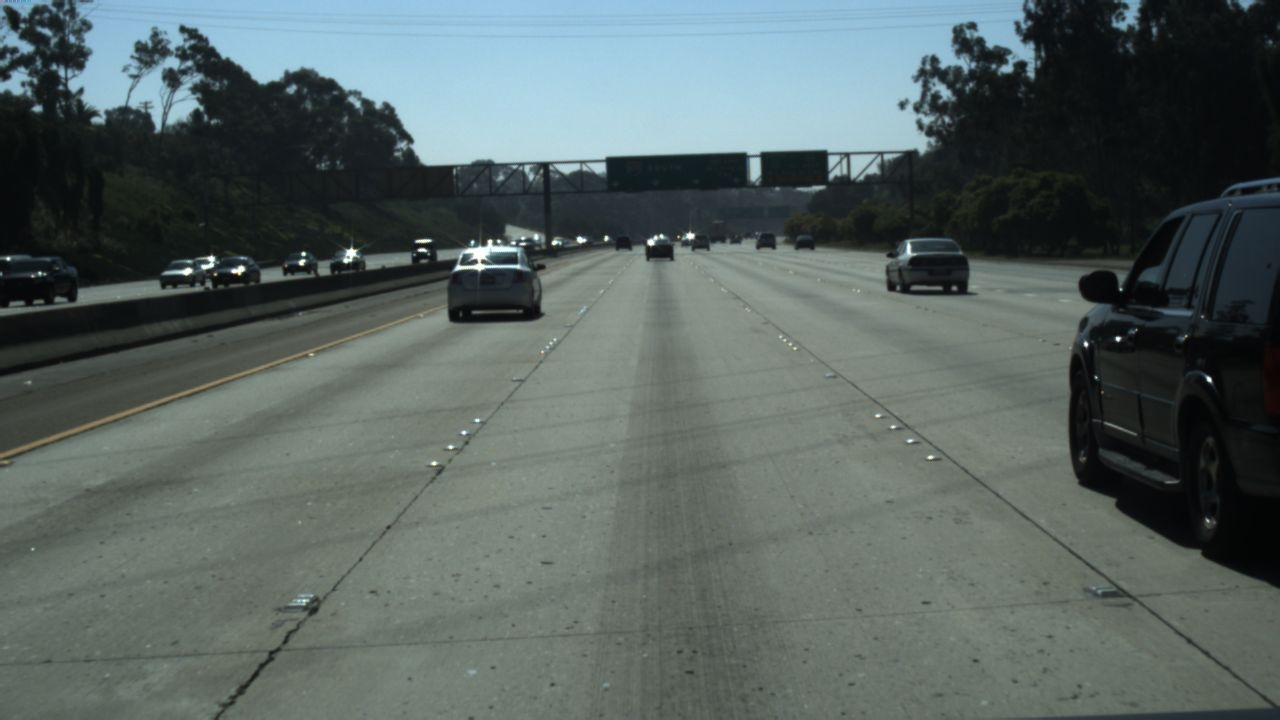
#> input picture lane-detection-cnn/unet/val_img/0313-1_10140.jpg, 1280 x 720 px
$ python -i highway.py   (imports and definitions only)   (older library calls are emulated)
#> lines starting #> are read from the running program, lines starting #| are printed output that depends on the picture; after the words box and inside, x2 and y2 are one past the last pixel; in counts of white or black regions, pixels touching at a corner belong together
import numpy as np
import cv2
import matplotlib.image as mpimg
import glob
import sys, os
sys.path.append(os.path.abspath(os.path.join(os.path.dirname(__file__), '../../config')))
from config import VIDEOS_DIR

def abs_sobel_thresh(image, orient='x', sobel_kernel=3, thresh=(0, 255)):
#> called with orient = 'x', sobel_kernel = 3, thresh = (20, 100)
    gray = cv2.cvtColor(image, cv2.COLOR_RGB2GRAY)
    dx = 1 if orient == 'x' else 0
    dy = 0 if orient == 'x' else 1
    sobel = cv2.Sobel(gray, cv2.CV_64F, dx, dy)
    abs_sobel = np.absolute(sobel)
    scaled_sobel = np.uint8(255*abs_sobel/np.max(abs_sobel))
    grad_binary = np.zeros_like(scaled_sobel)
    grad_binary[(scaled_sobel >= thresh[0]) & (scaled_sobel <= thresh[1])] = 1

    return grad_binary

def mag_thresh(image, sobel_kernel=3, mag_thresh=(0, 255)):
    gray = cv2.cvtColor(image, cv2.COLOR_RGB2GRAY)
    sobelx = cv2.Sobel(gray, cv2.CV_64F, 1, 0, ksize=sobel_kernel)
    sobely = cv2.Sobel(gray, cv2.CV_64F, 0, 1, ksize=sobel_kernel)
    abs_sobel = np.sqrt(sobelx**2 + sobely**2)
    scaled_sobel = np.uint8(255*abs_sobel/np.max(abs_sobel))
    mag_binary = np.zeros_like(scaled_sobel)
    mag_binary[(scaled_sobel >= mag_thresh[0]) & (scaled_sobel <= mag_thresh[1])] = 1

    return mag_binary

def dir_threshold(img, sobel_kernel=3, thresh=(0, np.pi/2)):
    gray = cv2.cvtColor(img, cv2.COLOR_RGB2GRAY)
    sobelx = cv2.Sobel(gray, cv2.CV_64F, 1, 0, ksize=sobel_kernel)
    sobely = cv2.Sobel(gray, cv2.CV_64F, 0, 1, ksize=sobel_kernel)
    abs_sobelx = np.absolute(sobelx)
    abs_sobely = np.absolute(sobely)
    grad_dir = np.arctan2(abs_sobely, abs_sobelx)
    dir_binary = np.zeros_like(grad_dir)
    dir_binary[(grad_dir >= thresh[0]) & (grad_dir <= thresh[1])] = 1

    return dir_binary

def thresholds(image, ksize=3):
    gradx = abs_sobel_thresh(image, orient='x', sobel_kernel=ksize, thresh=(20, 100))
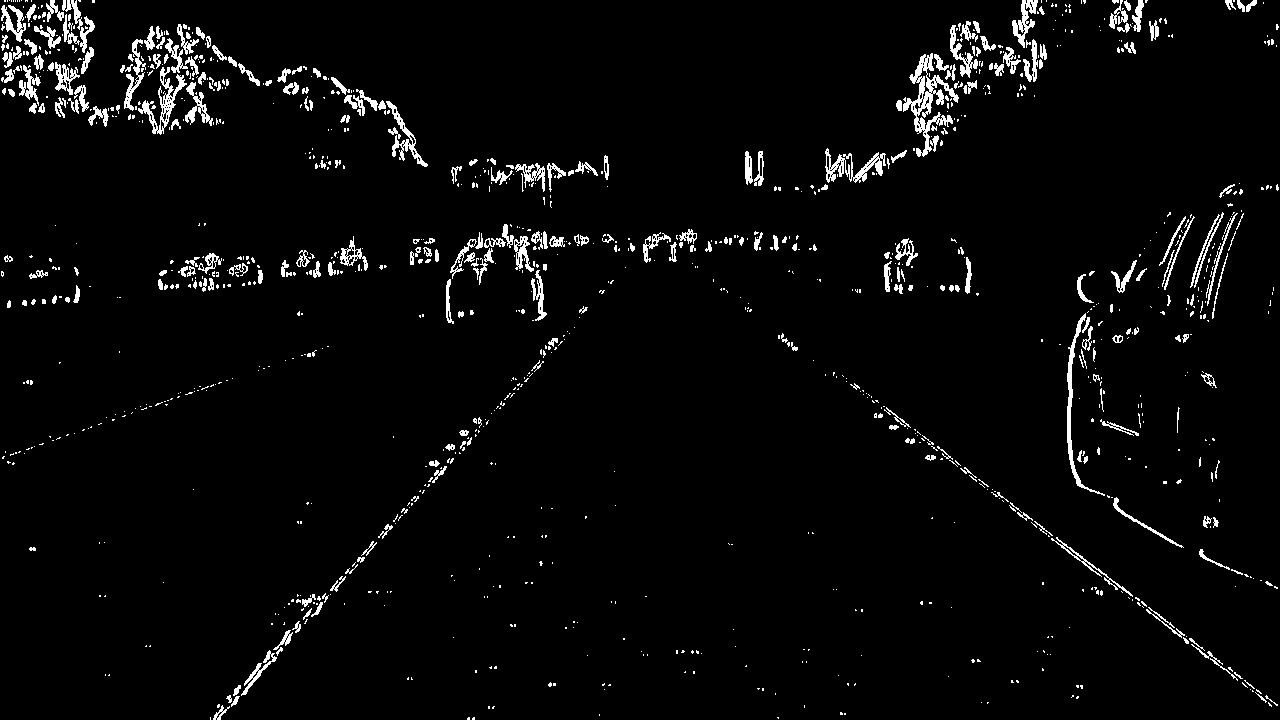
#> gradx: shape (720, 1280); values 0 (black) and 1 (white), 3.5% white; 1173 white regions (887 under 20 px), largest, box (x1, y1, x2, y2) and area: (903, 53, 959, 157) 1596, (138, 67, 187, 135) 793, (1067, 313, 1105, 496) 785
    grady = abs_sobel_thresh(image, orient='y', sobel_kernel=ksize, thresh=(20, 100))
#> grady: shape (720, 1280); values 0 (black) and 1 (white), 5.7% white; 1265 white regions (1006 under 20 px), largest, box (x1, y1, x2, y2) and area: (393, 138, 937, 184) 3545, (0, 304, 445, 465) 3239, (0, 269, 317, 318) 2374
    mag_binary = mag_thresh(image, sobel_kernel=ksize, mag_thresh=(30, 100))
#> mag_binary: shape (720, 1280); values 0 (black) and 1 (white), 4.9% white; 572 white regions (416 under 20 px), largest, box (x1, y1, x2, y2) and area: (48, 0, 1043, 190) 14159, (572, 229, 965, 267) 2408, (295, 223, 560, 325) 2312
    dir_binary = dir_threshold(image, sobel_kernel=ksize, thresh=(0.7, 1.3))
#> in dir_threshold, `grad_dir = np.arctan2(abs_sobely, abs_sobelx)`:
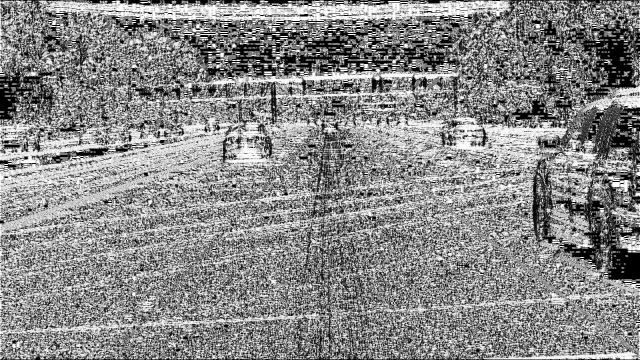
#> grad_dir: shape (720, 1280) float64 (shown at 1/2 size); min 0, max 1.57, mean 0.842; drawn with min black and max white
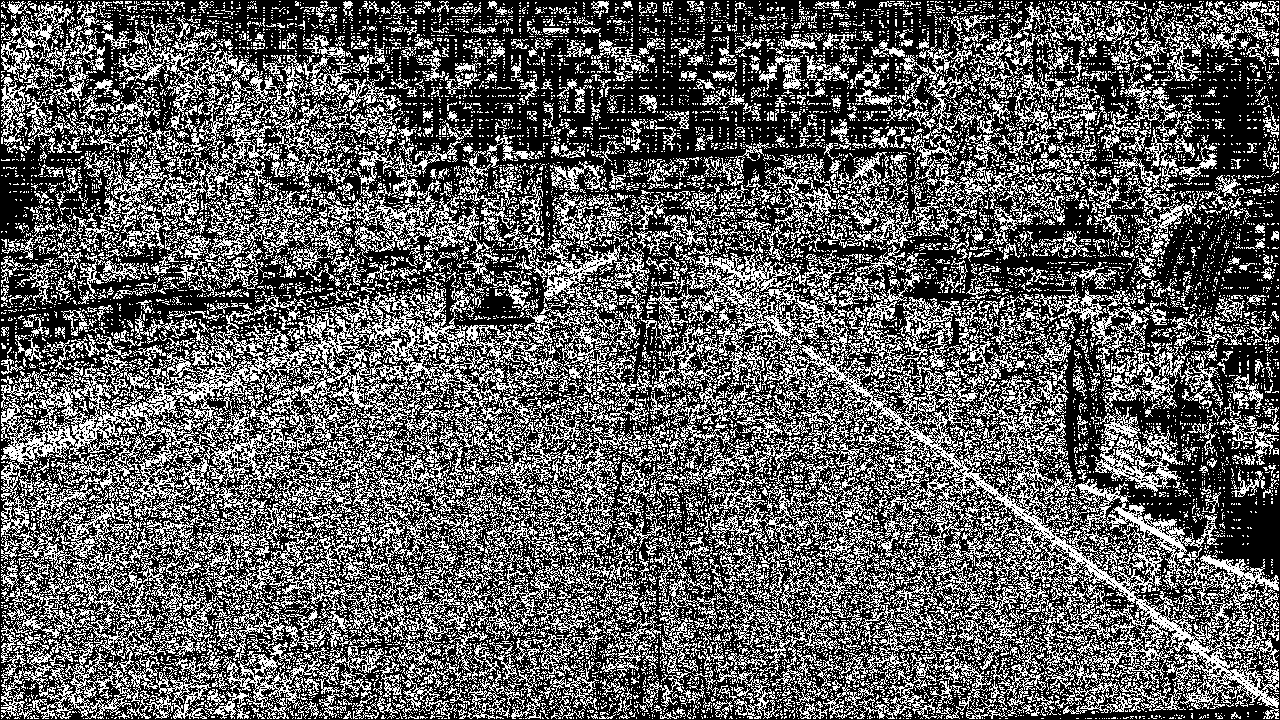
#> dir_binary: shape (720, 1280) float64; values 0 (black) and 1 (white), 36.8% white in thin lines or dots

    combined = np.zeros_like(dir_binary)
    combined[((gradx == 1) & (grady == 1)) | ((mag_binary == 1) & (dir_binary == 1))] = 1

    return combined

# [206 lines left out: functions color_threshold, combine_threshold, warp, get_histogram, slide_window, measure_curvature and 2 more, not called in this run]

# [3 lines not run here, left out]

>>> import cv2
>>> picture = cv2.cvtColor(cv2.imread('../../lane-detection-cnn/unet/val_img/0313-1_10140.jpg'), cv2.COLOR_BGR2RGB)
>>> result = thresholds(picture)
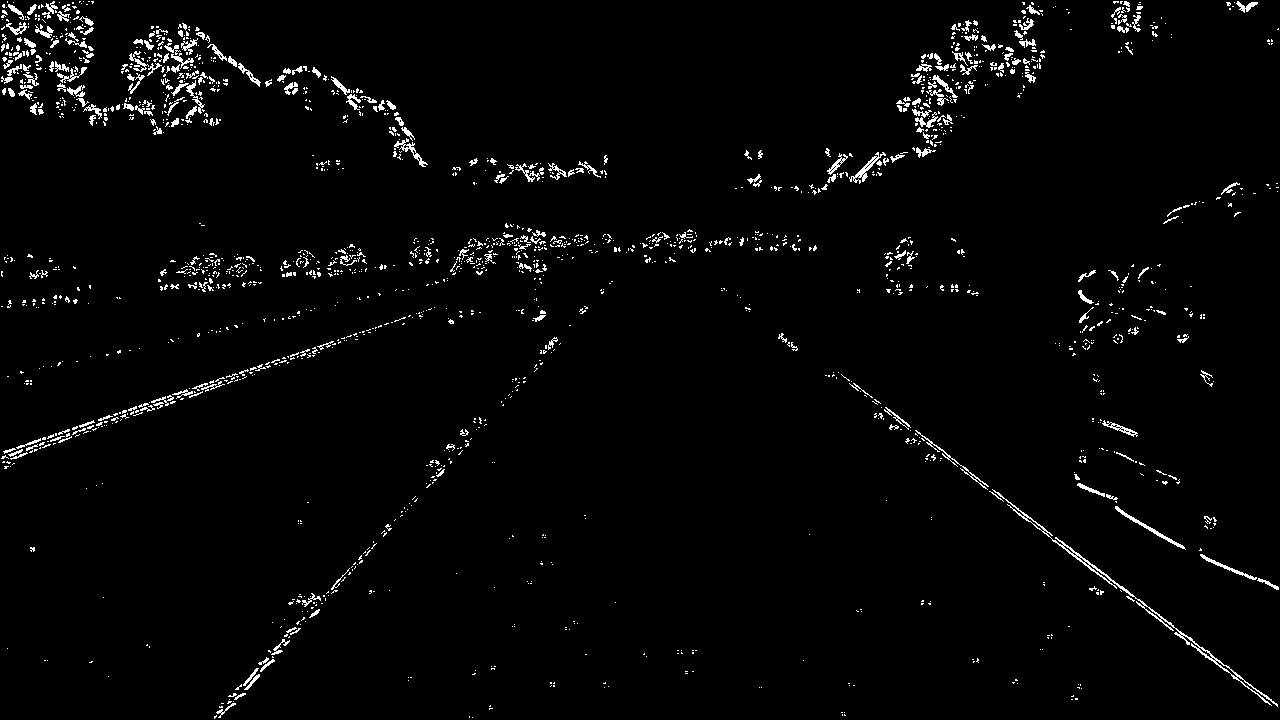
#> result: shape (720, 1280) float64; values 0 (black) and 1 (white), 2.4% white in thin lines or dots

$ run again, on lane-detection-cnn/unet/val_img/0313-1_10540.jpg
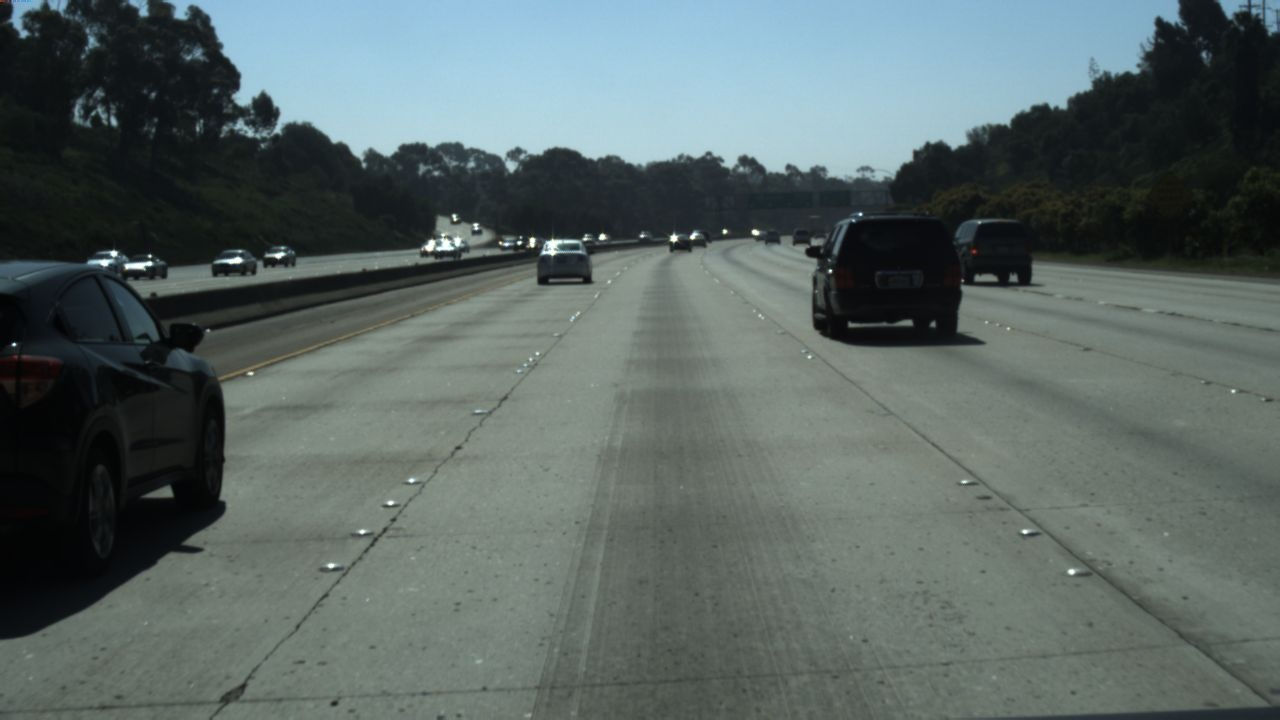
#> input picture lane-detection-cnn/unet/val_img/0313-1_10540.jpg, 1280 x 720 px
#> in thresholds, `gradx = abs_sobel_thresh(image, orient='x', sobel_kernel=ksize, thresh..`:
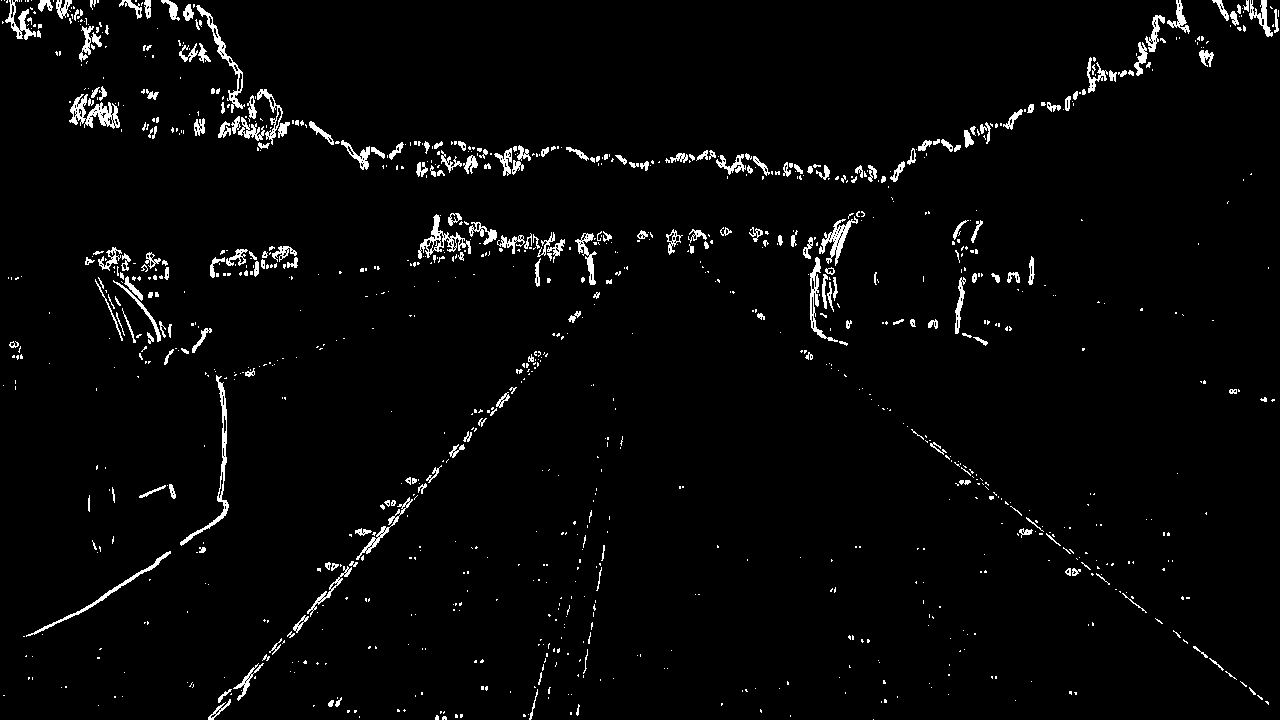
#> gradx: shape (720, 1280); values 0 (black) and 1 (white), 2.9% white in thin lines or dots
#> grady: shape (720, 1280); values 0 (black) and 1 (white), 4.6% white; 1157 white regions (930 under 20 px), largest, box (x1, y1, x2, y2) and area: (102, 229, 526, 301) 3984, (505, 145, 752, 175) 1544, (1032, 260, 1280, 287) 1353
#> mag_binary: shape (720, 1280); values 0 (black) and 1 (white), 3.7% white; 516 white regions (394 under 20 px), largest, box (x1, y1, x2, y2) and area: (161, 0, 1189, 184) 7654, (169, 228, 1071, 355) 5133, (124, 212, 526, 300) 4607
#> dir_binary: shape (720, 1280) float64; values 0 (black) and 1 (white), 36.5% white in thin lines or dots
#> `result = thresholds(picture)`:
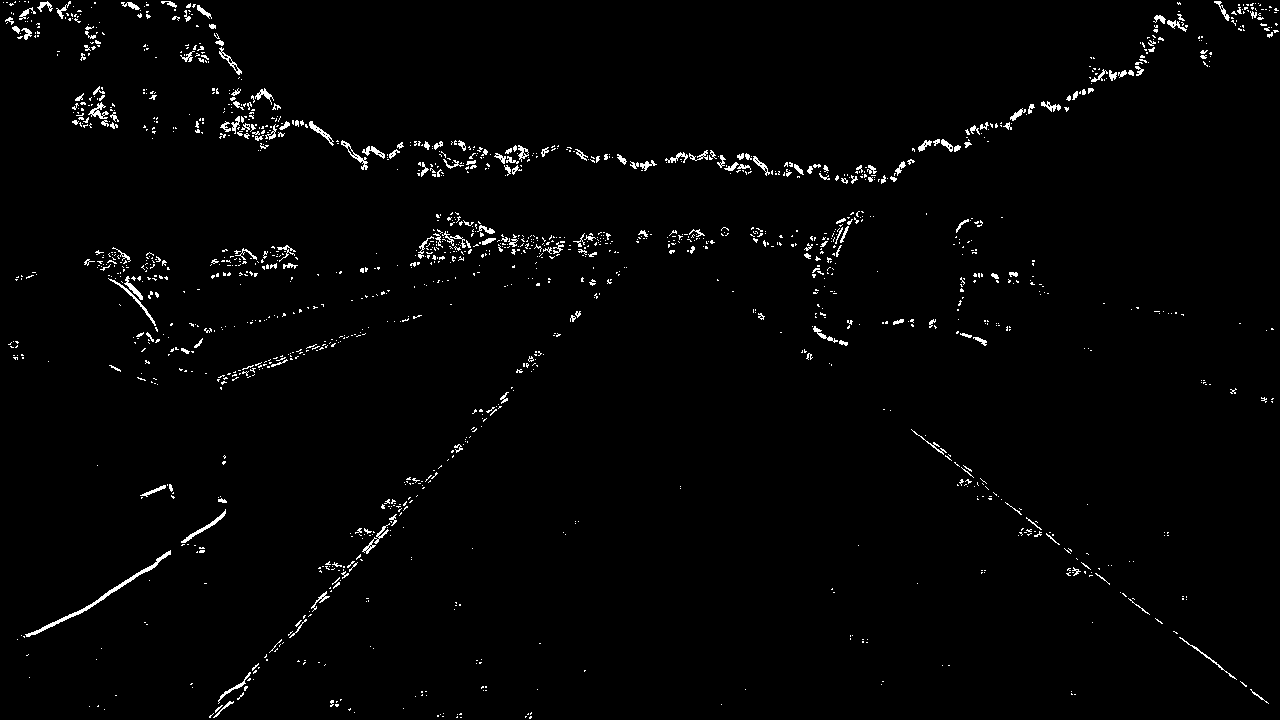
#> result: shape (720, 1280) float64; values 0 (black) and 1 (white), 1.7% white in thin lines or dots
